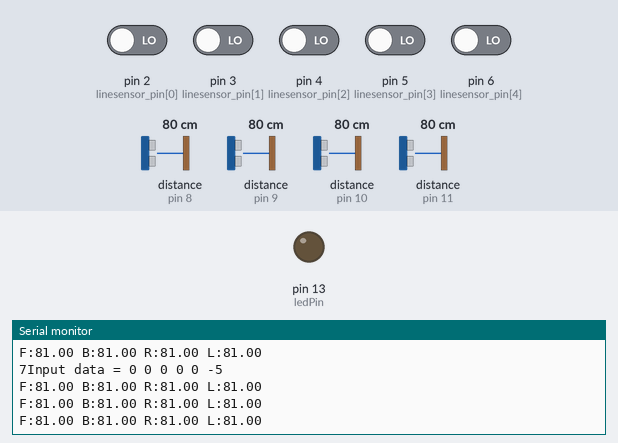
A sketch run on a simulated Arduino Uno, built with avr-gcc and run on an emulated ATmega328P. Parts: output pins drawn as LEDs (lit = HIGH), the last lines printed to the serial monitor. The inputs (shaded band) are chosen by the test bench; at power-on: pin 2 (linesensor_pin[0]), pin 3 (linesensor_pin[1]), pin 4 (linesensor_pin[2]), pin 5 (linesensor_pin[3]), pin 6 (linesensor_pin[4]) LOW, distance to the obstacle (sensors on pin 8, pin 9, pin 10, pin 11) 80 cm.

Above: at 1.2 s.
1.3 s: distance to the obstacle (sensor on pin 8) set to 2 cm
At 2.1 s:
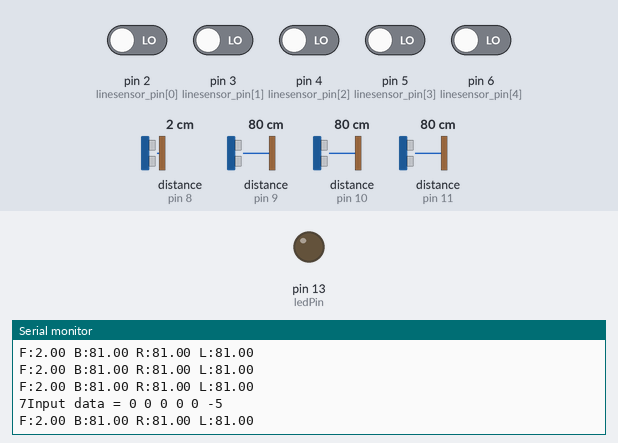
4.3 s: distance to the obstacle (sensor on pin 9) set to 2 cm
At 4.9 s:
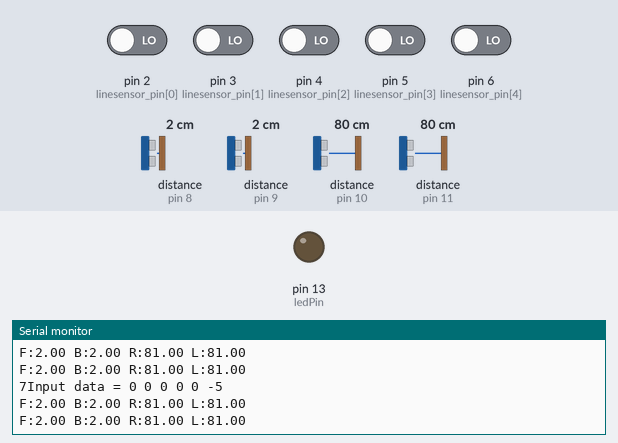
7.3 s: distance to the obstacle (sensor on pin 10) set to 2 cm
At 8.4 s:
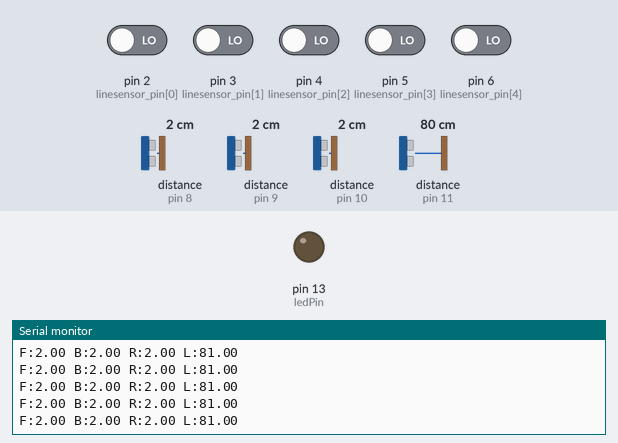
10.3 s: distance to the obstacle (sensor on pin 11) set to 2 cm
At 11.3 s:
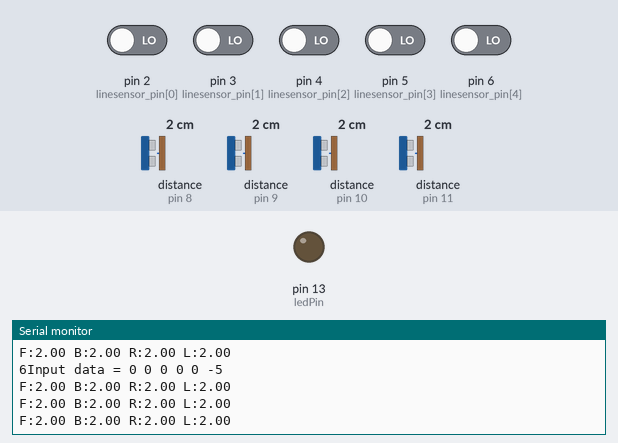
13.3 s: distance to the obstacle (sensor on pin 8) set to 120 cm
At 14.1 s:
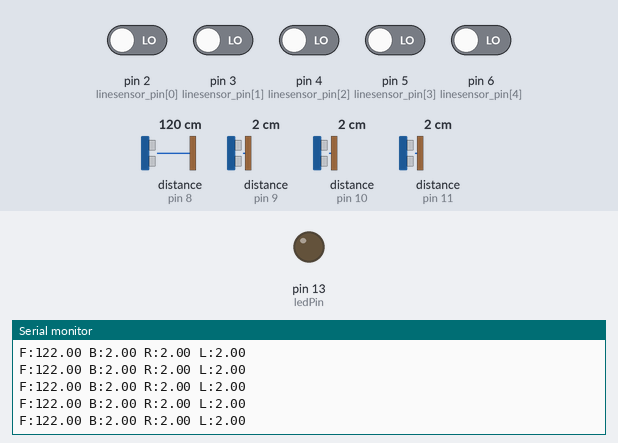
16.3 s: distance to the obstacle (sensor on pin 9) set to 18 cm
At 17.2 s:
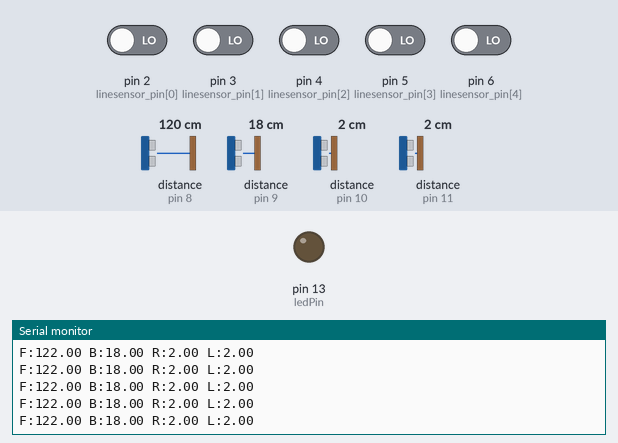
Timing chart, 0 to 19.3 s (numbered marks = the images above; inputs shaded):
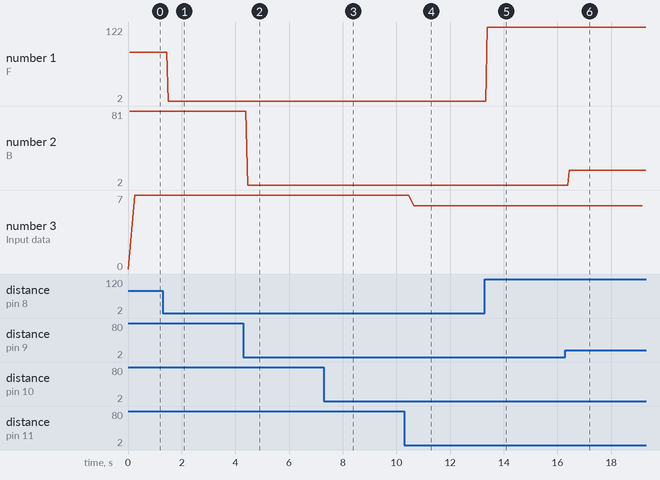

Measured:
- after the input at 1.3 s, the serial monitor: prints a new line after 0.21 s (image 1)
- after the input at 4.3 s, the serial monitor: prints a new line after 0.16 s (image 2)
- after the input at 7.3 s, the serial monitor: prints a new line at once (image 3)
- after the input at 10.3 s, the serial monitor: prints a new line after 0.19 s (image 4)
- after the input at 13.3 s, the serial monitor: prints a new line after 0.09 s (image 5)
- after the input at 16.3 s, the serial monitor: prints a new line after 0.15 s (image 6)
- plotted number 1: 81 → 2 after the input at 1.3 s, 2 → 122 after the input at 13.3 s
- plotted number 2: 2 → 18 after the input at 16.3 s

The sketch:

Wallmode.ino
```cpp
#include <NewPing.h>

#define SONAR_NUM 4
#define MAX_DISTANCE 150
float UltrasonicSensorData[SONAR_NUM];

#define ledPin 13
#define LINE_DETECT_WHITE  1

NewPing sonar[SONAR_NUM] =
{
  NewPing(8,8,MAX_DISTANCE),
  NewPing(9,9,MAX_DISTANCE),
  NewPing(10,10,MAX_DISTANCE),
  NewPing(11,11,MAX_DISTANCE)
};

void read_ultransonic_sensor(void)
{
  UltrasonicSensorData[0] = sonar[0].ping_cm();
  UltrasonicSensorData[1] = sonar[1].ping_cm();
  UltrasonicSensorData[2] = sonar[2].ping_cm();
  UltrasonicSensorData[3] = sonar[3].ping_cm();
}

void Sonar_data_display(int flag)
{
  char Sonar_data_display[40];
  if(flag==0) return;
  else
  {
    sprintf(Sonar_data_display,"F:");
    Serial.print(Sonar_data_display);
    Serial.print(UltrasonicSensorData[0]);
    Serial.print(" B:");
    Serial.print(UltrasonicSensorData[1]);
    Serial.print(" R:");
    Serial.print(UltrasonicSensorData[2]);
    Serial.print(" L:");
    Serial.println(UltrasonicSensorData[3]);
  }
}

int Robot_Mode_Define(void)
{
  int i;
  int mode = -1;
  read_ultransonic_sensor();
  Sonar_data_display(1);
  for(i=0;i<4;i++)
  {
    if(UltrasonicSensorData[i] ==0) UltrasonicSensorData[i] = MAX_DISTANCE;
  }
  Sonar_data_display(1);
  if( (UltrasonicSensorData[2] >= 15) && (UltrasonicSensorData[3] >= 15) )
  {
    mode =0;
  }
  Sonar_data_display(1);
  if( (UltrasonicSensorData[2] <= 15) && (UltrasonicSensorData[3] <= 15) )
  {
    mode =1;
  }
  Sonar_data_display(1);
  if( (UltrasonicSensorData[3] <= 35) && (UltrasonicSensorData[2] >= 40) )
  {
    mode =2;
  }
  Sonar_data_display(1);
  if( (UltrasonicSensorData[2] <= 35) && (UltrasonicSensorData[3] >= 40) )
  {
    mode =3;
  }
}

int linesensor_data[5] = {0,0,0,0,0};
int linesensor_pin[5] = {2,3,4,5,6};

int read_digital_line_sensor(void)
{
  int i;
  int sum = 0;
  for(i=0;i<5;i++)
  {
    if(LINE_DETECT_WHITE == 0)
    {
      linesensor_data[i] = 1 - digitalRead(linesensor_pin[i]);
    }
    else
    {
      linesensor_data[i] = digitalRead(linesensor_pin[i]);
    }
    sum += linesensor_data[i];
  }

  if(sum == 5)
  {
    return sum;
  }
  else if(sum == 2)
  {
    if( (linesensor_data[3] == 1) && (linesensor_data[4] == 1) ) return 3;
    if( (linesensor_data[2] == 1) && (linesensor_data[3] == 1) ) return 1;
    if( (linesensor_data[1] == 1) && (linesensor_data[2] == 1) ) return -1;
    if( (linesensor_data[0] == 1) && (linesensor_data[1] == 1) ) return -3;
  }
  else if(sum == 1)
  {
    if((linesensor_data[0] == 1)) return -4;
    if((linesensor_data[1] == 1)) return -2;
    if((linesensor_data[2] == 1)) return 0;
    if((linesensor_data[3] == 1)) return 2;
    if((linesensor_data[4] == 1)) return 4;
  }
  else if(sum == 3)
  {
    return -10;
  }
  else
  {
    return -5;
  }
}

void setup() {
  int i;
  pinMode(ledPin, OUTPUT);

  for(i=0;i<5;i++)
  {
      pinMode(linesensor_pin[i], INPUT);
  }

  Serial.begin(9600);
}

void loop() {
  int i;
  int sum = 0;
  sum = read_digital_line_sensor();

  Serial.print("Input data = ");
  for(i=0;i<5;i++)
  {
    Serial.print(linesensor_data[i]);
    Serial.print(" ");
  }
  Serial.print(sum);
  Serial.println(" ");

  delay(50);

  int mode = Robot_Mode_Define();
  Serial.print(mode);
}
```
